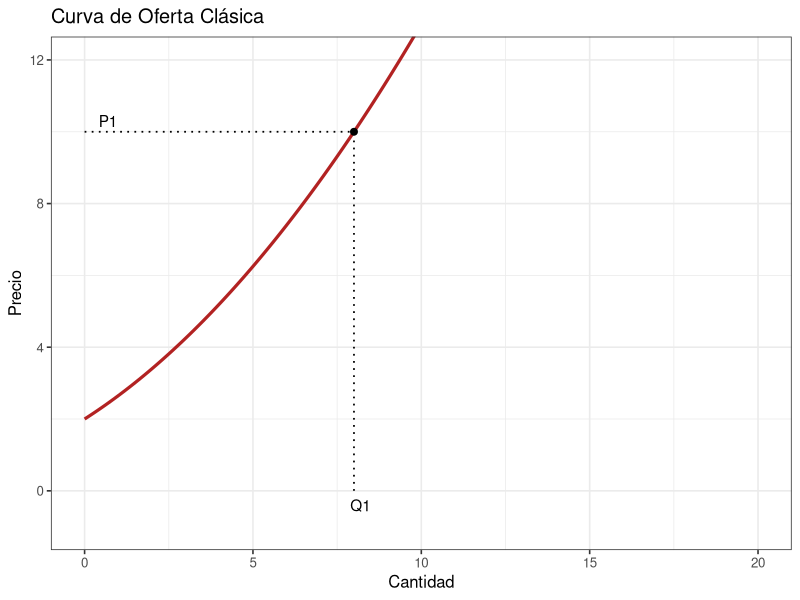
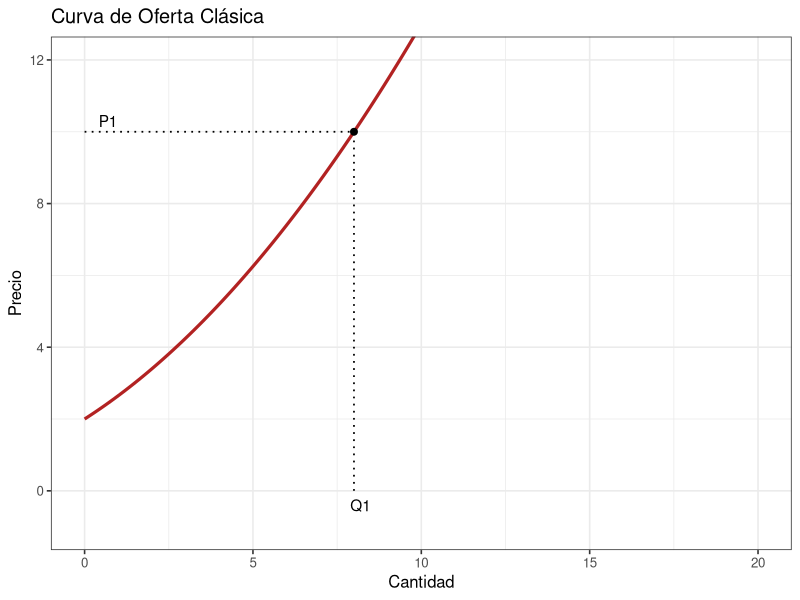

R code for these plots, in order:
## ---- chunk 1

##############################
##############################
#### Curva de Oferta en R ####
##############################
##############################


# Paquetes
library(ggplot2)
library(tibble)

# Curva de oferta clásica (convexa y creciente)
S <- function(q) 2 + 0.6 * q + 0.05 * q^2  
# Rango de cantidades
q <- seq(0, 20, length.out = 200)
df <- tibble(q = q, p = S(q))

# Nivel de precio
P1 <- 10

# Intersección Q1 (calculada numéricamente ya que no es un valor entero exacto)
Q1 <- uniroot(function(x) S(x) - P1, lower = 0, upper = 20)$root
punto <- tibble(q = Q1, p = P1)

# Datos para líneas punteadas (solo dos segmentos: horizontal y vertical)
lineas <- tibble(
  q = c(0, Q1),
  p = c(P1, 0),
  qend = c(Q1, Q1),
  pend = c(P1, P1)
)

# Gráfico
g <- ggplot(df, aes(q, p)) +
  geom_line(linewidth = 1.1, color = "firebrick") +
  geom_segment(data = lineas, aes(x = q, y = p, xend = qend, yend = pend),
               linetype = "dotted", linewidth = 0.6) +
  geom_point(data = punto, aes(q, p), size = 2) +
  annotate("text", x = 0.7, y = P1 + 0.3, label = "P1") +
  annotate("text", x = Q1 + 0.2, y = -0.4, label = "Q1") +
  labs(title = "Curva de Oferta Clásica",
       x = "Cantidad", 
       y = "Precio") +
  coord_cartesian(xlim = c(0, 20), ylim = c(-1, 12)) +
  theme_bw(base_size = 12)

g

# Exportar a formato PNG
ggsave("curva_oferta.png", g, width = 6, height = 4, dpi = 300)

